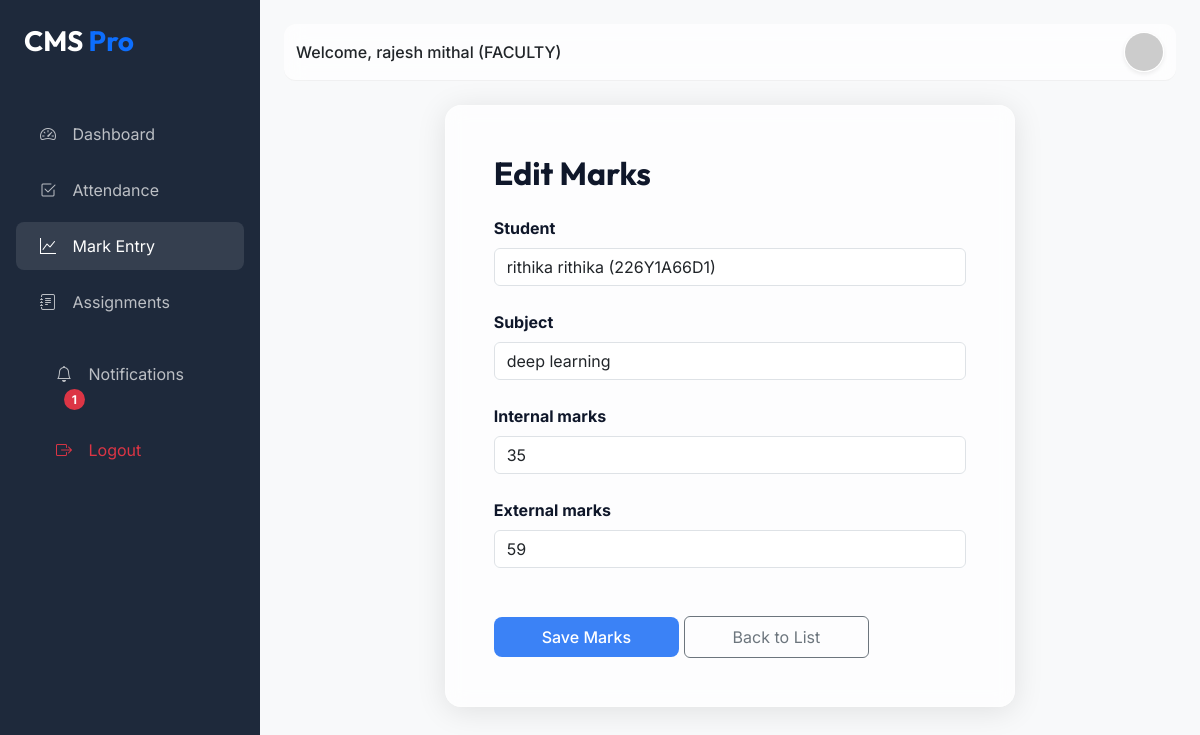
Page /marks/edit/1/ (signed in) on the committed database.
### cms_app/models.py (models this page shows, shortened)
class User(AbstractUser):
    ADMIN = 'ADMIN'
    FACULTY = 'FACULTY'
    PRINCIPAL = 'PRINCIPAL'
    STUDENT = 'STUDENT'
    ROLE_CHOICES = (
        (ADMIN, 'Admin'),
        (FACULTY, 'Faculty'),
        (PRINCIPAL, 'Principal'),
        (STUDENT, 'Student'),
    )
    role = models.CharField(max_length=20, choices=ROLE_CHOICES, default=FACULTY)
    is_authorized = models.BooleanField(default=False)
    @property
    def unread_notifications_count(self):
        return self.notifications.filter(is_read=False).count()

class Marks(models.Model):
    student = models.ForeignKey(Student, on_delete=models.CASCADE)
    subject = models.CharField(max_length=100)
    internal_marks = models.IntegerField(default=0)
    external_marks = models.IntegerField(default=0)
    total_marks = models.IntegerField(default=0)
    recorded_by = models.ForeignKey(Faculty, on_delete=models.SET_NULL, null=True, blank=True)

### cms_app/views.py (the view)
# urls.py: path('marks/edit/<int:pk>/', views.marks_update, name='marks_edit'),
@faculty_only
def marks_update(request, pk):
    marks = Marks.objects.get(pk=pk)
    if request.method == 'POST':
        form = MarksForm(request.POST, instance=marks)
        if form.is_valid():
            form.save()
            messages.success(request, "Marks updated.")
            return redirect('marks_list')
    else:
        form = MarksForm(instance=marks)
    return render(request, 'marks/marks_form.html', {'form': form, 'title': 'Edit Marks'})

### cms_app/forms.py
class MarksForm(forms.ModelForm):
    class Meta:
        model = Marks
        fields = ['student', 'subject', 'internal_marks', 'external_marks']
        widgets = {
            'student': forms.Select(attrs={'class': 'form-control'}),
            'subject': forms.TextInput(attrs={'class': 'form-control'}),
            'internal_marks': forms.NumberInput(attrs={'class': 'form-control'}),
            'external_marks': forms.NumberInput(attrs={'class': 'form-control'}),
        }

### cms_app/models.py (called while the page is built)
    def __str__(self):
        return f"{self.name} ({self.roll_no})"

### templates/marks/marks_form.html (shortened to what this page needs)
{% extends 'base.html' %}
{% block content %}
<div class="container-fluid">
    <div class="row justify-content-center">
        <div class="col-md-8">
            <div class="glass-card p-5">
                <h2 class="fw-bold mb-4">{{ title }}</h2>
                <form method="post">
                    {% for field in form %}
                    <div class="mb-4">
                        <label class="form-label fw-bold">{{ field.label }}</label>
                        {{ field }}
                    </div>
                    {% endfor %}
                    <div class="mt-5">
                        <button type="submit" class="btn btn-primary px-5 py-2">Save Marks</button>
                        <a href="{% url 'marks_list' %}" class="btn btn-outline-secondary px-5 py-2">Back to List</a>
                    </div>
                </form>
            </div>
        </div>
    </div>
</div>
{% endblock %}

### templates/base.html (shortened to what this page needs)
<!DOCTYPE html>
<html lang="en">
<head>
    <link href="https://cdn.jsdelivr.net/npm/bootstrap@5.3.0/dist/css/bootstrap.min.css" rel="stylesheet">
    <link rel="stylesheet" href="https://cdn.jsdelivr.net/npm/bootstrap-icons@1.11.1/font/bootstrap-icons.css">
</head>
<body>
    {% if user.is_authenticated %}
    <div class="sidebar" id="sidebar">
        <div class="p-4">
            <h3 class="fw-bold mb-4">CMS <span class="text-primary">Pro</span></h3>
        </div>
        <nav class="nav flex-column">
            <a class="nav-link {% if request.resolver_match.url_name == 'dashboard' %}active{% endif %}"
                href="{% url 'dashboard' %}">
                <i class="bi bi-speedometer2"></i> Dashboard
            </a>
            {% if user.role == 'FACULTY' %}
            <a class="nav-link {% if 'attendance' in request.path %}active{% endif %}"
                href="{% url 'attendance_mark' %}">
                <i class="bi bi-check2-square"></i> Attendance
            </a>
            <a class="nav-link {% if 'marks' in request.path %}active{% endif %}" href="{% url 'marks_list' %}">
                <i class="bi bi-graph-up"></i> Mark Entry
            </a>
            <a class="nav-link {% if 'assignments' in request.path %}active{% endif %}"
                href="{% url 'assignment_list' %}">
                <i class="bi bi-journal-text"></i> Assignments
            </a>
            {% endif %}
            <div class="mt-auto p-3">
                <a class="nav-link {% if 'notifications' in request.path %}active{% endif %}"
                    href="{% url 'notification_list' %}">
                    <i class="bi bi-bell"></i> Notifications
                    {% if user.unread_notifications_count > 0 %}
                    <span class="badge bg-danger rounded-pill ms-2">{{ user.unread_notifications_count }}</span>
                    {% endif %}
                </a>
                <a class="nav-link text-danger" href="{% url 'logout' %}">
                    <i class="bi bi-box-arrow-right"></i> Logout
                </a>
            </div>
        </nav>
    </div>
    {% endif %}
    <div class="{% if user.is_authenticated %}main-content{% else %}container{% endif %}">
        {% if user.is_authenticated %}
        <nav class="navbar navbar-expand-lg">
            <div class="container-fluid">
                <span class="navbar-text fw-medium text-dark">
                    Welcome, {{ user.get_full_name|default:user.username }} ({{ user.role }})
                </span>
                <div class="ms-auto d-flex align-items-center">
                    <div class="dropdown">
                        <a href="{% if user.role == 'STUDENT' %}{% url 'student_profile' %}{% elif user.role == 'FACULTY' %}{% url 'faculty_profile' %}{% elif user.role == 'PRINCIPAL' %}{% url 'principal_profile' %}{% else %}#{% endif %}"
                            title="View Profile">
                            <img src="https://ui-avatars.com/api/?name={{ user.username }}&background=random"
                                class="rounded-circle border border-white shadow-sm" width="40" height="40"
                                alt="avatar shadow-sm">
                        </a>
                    </div>
                </div>
            </div>
        </nav>
        {% endif %}
        {% block content %}{% endblock %}
    </div>
</body>
</html>

### templates/base.html (style rules this page uses)
:root { --primary-bg: #f8f9fa; --sidebar-bg: #1e293b; --accent-color: #3b82f6; --text-main: #0f172a; --card-glass: rgba(255, 255, 255, 0.7); }
body { font-family: 'Inter', sans-serif; background-color: var(--primary-bg); color: var(--text-main); overflow-x: hidden; }
h1, h2, h3, .navbar-brand { font-family: 'Outfit', sans-serif; }
.glass-card { background: var(--card-glass); backdrop-filter: blur(10px); border: 1px solid rgba(255, 255, 255, 0.3); border-radius: 16px; box-shadow: 0 4px 30px rgba(0, 0, 0, 0.1); }
.sidebar { height: 100vh; width: 260px; position: fixed; top: 0; left: 0; background-color: var(--sidebar-bg); color: white; transition: all 0.3s; z-index: 1000; }
.sidebar .nav-link { color: rgba(255, 255, 255, 0.7); padding: 12px 24px; border-radius: 8px; margin: 4px 16px; transition: 0.3s; }
.sidebar .nav-link:hover, .sidebar .nav-link.active { color: white; background-color: rgba(255, 255, 255, 0.1); }
.sidebar .nav-link i { margin-right: 12px; }
.main-content { margin-left: 260px; padding: 24px; transition: all 0.3s; }
.navbar { background: var(--card-glass); backdrop-filter: blur(10px); border-bottom: 1px solid rgba(0, 0, 0, 0.05); margin-bottom: 24px; border-radius: 12px; }
.btn-primary { background-color: var(--accent-color); border: none; padding: 10px 20px; border-radius: 8px; font-weight: 500; transition: 0.3s; }

### rows in the picture
User: unread_notifications_count "1", get_full_name "rajesh mithal", role "FACULTY"
Marks: form "rithika rithika (226Y1A66D1)" "deep learning" "35" "59"

### other values in the picture
{{ title }} "Edit Marks"
{{ field.label }} "Student" "Subject" "Internal marks" "External marks"
